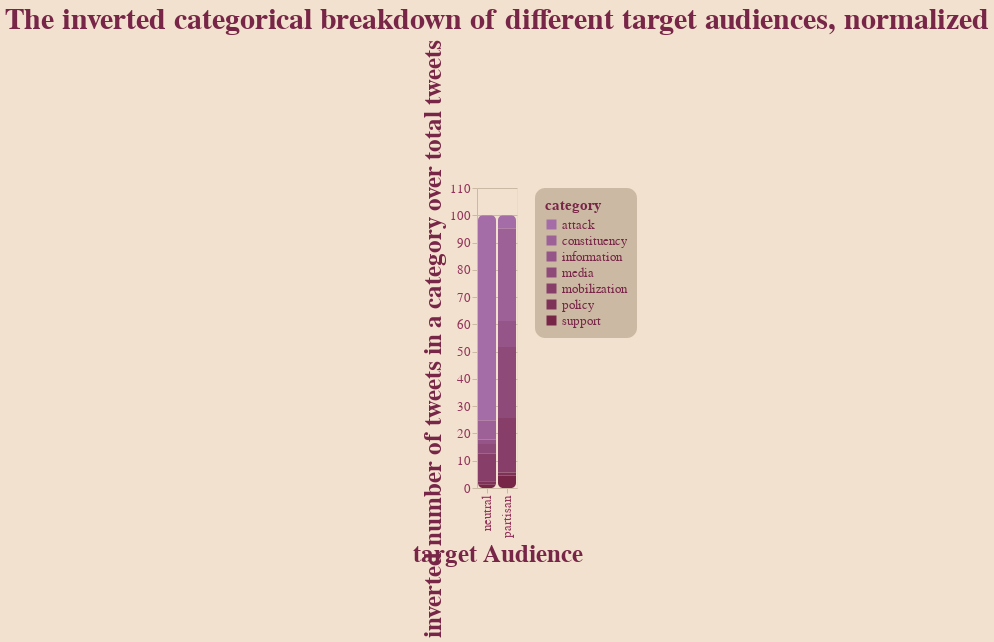

Notebook cell for this chart:
### Code cell
equal_misleading = chart.mark_bar().encode (
    alt.X( "bias-trun", title="target Audience"  ),
    alt.Y( "invert-perc", title="inverted number of tweets in a category over total tweets"),
    alt.Color( "category" )
).properties(
    title="The inverted categorical breakdown of different target audiences, normalized"
)

apply_all(equal_misleading, pallet)

### Figure 1 — Vega-Lite specification as saved in the notebook (floating-point values rounded to 4 significant figures)
{"config": {"view": {"continuousWidth": 400, "continuousHeight": 300}, "axis": {"domainColor": "#CCB9A3", "gridColor": "#CCB9A3", "labelColor": "#94345C", "labelFontSize": 13, "tickColor": "#CCB9A3", "titleColor": "#782648", "titleFontSize": 25}, "background": "#F2E1CE", "bar": {"cornerRadius": 5}, "font": "DINCondensed-Bold", "legend": {"cornerRadius": 10, "fillColor": "#CCB9A3", "labelColor": "#782648", "labelFontSize": 13, "padding": 10, "titleColor": "#782648", "titleFontSize": 15}, "range": {"category": ["#A46DA8", "#9D6198", "#955588", "#8E4A78", "#873E68", "#7F3258", "#782648"]}, "title": {"color": "#782648", "fontSize": 30}}, "data": {"name": "data-b18f56463b49e574ace535444f5bfcab"}, "mark": "bar", "encoding": {"color": {"field": "category", "type": "nominal"}, "x": {"field": "bias-trun", "title": "target Audience", "type": "nominal"}, "y": {"field": "invert-perc", "title": "inverted number of tweets in a category over total tweets", "type": "quantitative"}}, "title": "The inverted categorical breakdown of different target audiences, normalized", "$schema": "https://vega.github.io/schema/vega-lite/v4.17.0.json", "datasets": {"data-b18f56463b49e574ace535444f5bfcab": [{"bias-trun": "partisan", "category": "policy", "value": 706, "perc": 58.35, "invert": 0.001416, "invert-perc": 1.105, "Unnamed: 6": null, "Unnamed: 7": null, "Unnamed: 8": null, "Unnamed: 9": null}, {"bias-trun": "partisan", "category": "attack", "value": 160, "perc": 13.22, "invert": 0.00625, "invert-perc": 4.875, "Unnamed: 6": null, "Unnamed: 7": null, "Unnamed: 8": null, "Unnamed: 9": null}, {"bias-trun": "partisan", "category": "information", "value": 82, "perc": 6.777, "invert": 0.0122, "invert-perc": 9.513, "Unnamed: 6": null, "Unnamed: 7": null, "Unnamed: 8": "total=", "Unnamed: 9": 5000.0}, {"bias-trun": "partisan", "category": "mobilization", "value": 39, "perc": 3.223, "invert": 0.02564, "invert-perc": 20.0, "Unnamed: 6": null, "Unnamed: 7": null, "Unnamed: 8": "partisan total=", "Unnamed: 9": 1210.0}, {"bias-trun": "partisan", "category": "support", "value": 170, "perc": 14.05, "invert": 0.005882, "invert-perc": 4.589, "Unnamed: 6": null, "Unnamed: 7": null, "Unnamed: 8": "neutral total=", "Unnamed: 9": 2499.0}, {"bias-trun": "partisan", "category": "constituency", "value": 23, "perc": 1.901, "invert": 0.04348, "invert-perc": 33.92, "Unnamed: 6": null, "Unnamed: 7": null, "Unnamed: 8": null, "Unnamed: 9": null}, {"bias-trun": "partisan", "category": "media", "value": 30, "perc": 2.479, "invert": 0.03333, "invert-perc": 26.0, "Unnamed: 6": null, "Unnamed: 7": null, "Unnamed: 8": "total-inv", "Unnamed: 9": 0.239}, {"bias-trun": "neutral", "category": "policy", "value": 705, "perc": 28.21, "invert": 0.001418, "invert-perc": 1.281, "Unnamed: 6": null, "Unnamed: 7": null, "Unnamed: 8": "partisan inv", "Unnamed: 9": 0.1282}, {"bias-trun": "neutral", "category": "attack", "value": 12, "perc": 0.4802, "invert": 0.08333, "invert-perc": 75.23, "Unnamed: 6": null, "Unnamed: 7": null, "Unnamed: 8": "neutral inv", "Unnamed: 9": 0.1108}, {"bias-trun": "neutral", "category": "information", "value": 565, "perc": 22.61, "invert": 0.00177, "invert-perc": 1.598, "Unnamed: 6": null, "Unnamed: 7": null, "Unnamed: 8": null, "Unnamed: 9": null}, {"bias-trun": "neutral", "category": "mobilization", "value": 90, "perc": 3.601, "invert": 0.01111, "invert-perc": 10.03, "Unnamed: 6": null, "Unnamed: 7": null, "Unnamed: 8": null, "Unnamed: 9": null}, {"bias-trun": "neutral", "category": "support", "value": 751, "perc": 30.05, "invert": 0.001332, "invert-perc": 1.202, "Unnamed: 6": null, "Unnamed: 7": null, "Unnamed: 8": null, "Unnamed: 9": null}, {"bias-trun": "neutral", "category": "constituency", "value": 129, "perc": 5.162, "invert": 0.007752, "invert-perc": 6.999, "Unnamed: 6": null, "Unnamed: 7": null, "Unnamed: 8": null, "Unnamed: 9": null}, {"bias-trun": "neutral", "category": "media", "value": 247, "perc": 9.884, "invert": 0.004049, "invert-perc": 3.655, "Unnamed: 6": null, "Unnamed: 7": null, "Unnamed: 8": null, "Unnamed: 9": null}]}}
